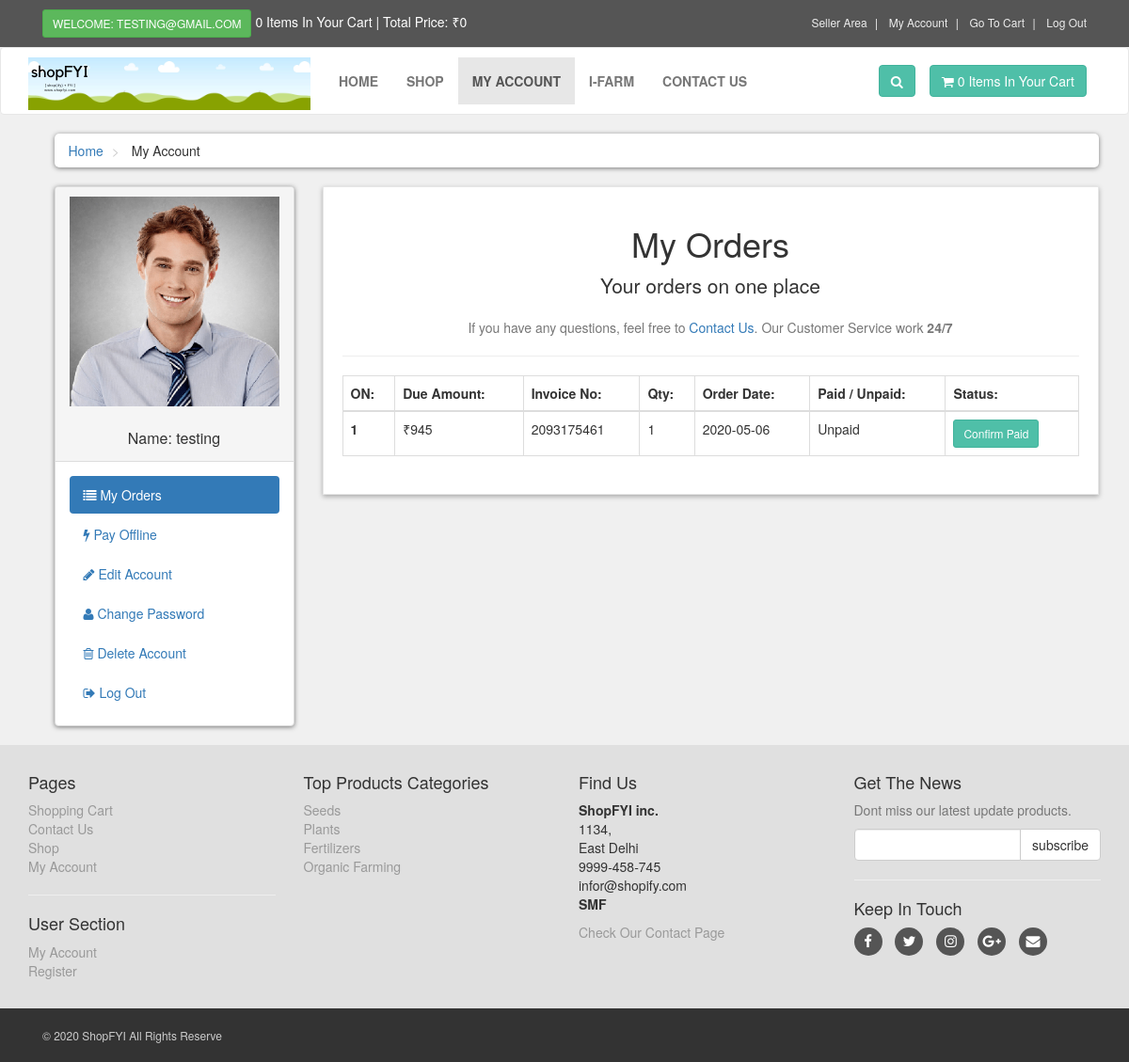
The app's page /customer/my_account.php?my_orders (signed in) with its own data.
### tables this page shows
CREATE TABLE `customers` (
  `customer_id` int(10) NOT NULL,
  `customer_name` varchar(255) NOT NULL,
  `customer_email` varchar(255) NOT NULL,
  `customer_pass` varchar(255) NOT NULL,
  `customer_country` text NOT NULL,
  `customer_city` text NOT NULL,
  `customer_contact` varchar(255) NOT NULL,
  `customer_address` text NOT NULL,
  `customer_image` text NOT NULL,
  `customer_ip` varchar(100) NOT NULL
);

CREATE TABLE `customer_orders` (
  `order_id` int(10) NOT NULL,
  `customer_id` int(10) NOT NULL,
  `due_amount` int(100) NOT NULL,
  `invoice_no` int(100) NOT NULL,
  `qty` int(10) NOT NULL,
  `order_date` date NOT NULL,
  `order_status` text NOT NULL,
  `s_email` varchar(100) NOT NULL
);

CREATE TABLE `product_categories` (
  `p_cat_id` int(10) NOT NULL,
  `p_cat_title` text NOT NULL,
  `p_cat_top` text NOT NULL,
  `p_cat_image` text NOT NULL
);

### customer/my_orders.php (the view)
<center>
    <h1> My Orders </h1>
    <p class="lead"> Your orders on one place</p>
    <p class="text-muted">
        If you have any questions, feel free to <a href="../contact.php">Contact Us</a>. Our Customer Service work <strong>24/7</strong>
    </p>
</center>
<hr>
<div class="table-responsive">
    <table class="table table-bordered table-hover">
        <thead>
            <tr>
                <th> ON: </th>
                <th> Due Amount: </th>
                <th> Invoice No: </th>
                <th> Qty: </th>
                <th> Order Date:</th>
                <th> Paid / Unpaid: </th>
                <th> Status: </th>
            </tr>
        </thead>
        <tbody>
           <?php
            $customer_session = $_SESSION['customer_email'];
            $get_customer = "select * from customers where customer_email='$customer_session'";
            $run_customer = mysqli_query($con,$get_customer);
            $row_customer = mysqli_fetch_array($run_customer);
            $customer_id = $row_customer['customer_id'];
            $get_orders = "select * from customer_orders where customer_id='$customer_id'";
            $run_orders = mysqli_query($con,$get_orders);
            $i = 0;
            while($row_orders = mysqli_fetch_array($run_orders)){
                $order_id = $row_orders['order_id'];
                $due_amount = $row_orders['due_amount'];
                $invoice_no = $row_orders['invoice_no'];
                $qty = $row_orders['qty'];
                $order_date = substr($row_orders['order_date'],0,11);
                $order_status = $row_orders['order_status'];
                $i++;
                if($order_status=='pending'){
                    $order_status = 'Unpaid';
                }else{
                    $order_status = 'Paid';
                }
            ?>
            <tr>
                <th> <?php echo $i; ?> </th>
                <td> ₹<?php echo $due_amount; ?> </td>
                <td> <?php echo $invoice_no; ?> </td>
                <td> <?php echo $qty; ?> </td>
                <td> <?php echo $order_date; ?> </td>
                <td> <?php echo $order_status; ?> </td>
                <td>
                    <a href="confirm.php?order_id=<?php echo $order_id; ?>" target="_blank" class="btn btn-primary btn-sm"> Confirm Paid </a>
                </td>
            </tr>
            <?php } ?>
        </tbody>
    </table>
</div>

### customer/includes/sidebar.php
<div class="panel panel-default sidebar-menu">
    <div class="panel-heading">
        <?php
        $customer_session = $_SESSION['customer_email'];
        $get_customer = "select * from customers where customer_email='$customer_session'";
        $run_customer = mysqli_query($con,$get_customer);
        $row_customer = mysqli_fetch_array($run_customer);
        $customer_image = $row_customer['customer_image'];
        $customer_name = $row_customer['customer_name'];
        if(!isset($_SESSION['customer_email'])){
        }else{
            echo "
                <center>
                    <img src='customer_images/$customer_image' class='img-responsive' >
                </center>
                <br/>
                <h3 class='panel-title' align='center'>
                    Name: $customer_name
                </h3>
            ";
        }
        ?>
    </div>
    <div class="panel-body">
        <ul class="nav-pills nav-stacked nav">
            <li class="<?php if(isset($_GET['my_orders'])){ echo "active"; } ?>">
                <a href="my_account.php?my_orders">
                    <i class="fa fa-list"></i> My Orders
                </a>
            </li>
            <li class="<?php if(isset($_GET['pay_offline'])){ echo "active"; } ?>">
                <a href="my_account.php?pay_offline">
                    <i class="fa fa-bolt"></i> Pay Offline
                </a>
            </li>
            <li class="<?php if(isset($_GET['edit_account'])){ echo "active"; } ?>">
                <a href="my_account.php?edit_account">
                    <i class="fa fa-pencil"></i> Edit Account
                </a>
            </li>
            <li class="<?php if(isset($_GET['change_pass'])){ echo "active"; } ?>">
                <a href="my_account.php?change_pass">
                    <i class="fa fa-user"></i> Change Password
                </a>
            </li>
            <li class="<?php if(isset($_GET['delete_account'])){ echo "active"; } ?>">
                <a href="my_account.php?delete_account">
                    <i class="fa fa-trash-o"></i> Delete Account
                </a>
            </li>
            <li>
                <a href="logout.php">
                    <i class="fa fa-sign-out"></i> Log Out
                </a>
            </li>
        </ul>
    </div>
</div>

### customer/includes/footer.php (shortened to what this page needs)
<div id="footer">
    <div class="container">
        <div class="row">
            <div class="col-sm-6 col-md-3">
               <h4>Pages</h4>
                <ul>
                    <li><a href="cart.php">Shopping Cart</a></li>
                    <li><a href="contact.php">Contact Us</a></li>
                    <li><a href="shop.php">Shop</a></li>
                    <li><a href="customer/my_account.php">My Account</a></li>
                </ul>
                <hr>
                <h4>User Section</h4>
                <ul>
                           <?php
                           if(!isset($_SESSION['customer_email'])){
                               echo"<a href='checkout.php'>Login</a>";
                           }else{
                              echo"<a href='customer/my_account.php?my_orders'>My Account</a>";
                           }
                           ?>
                    <li><a href="customer_register.php">Register</a></li>
                </ul>
            </div>
            <div class="com-sm-6 col-md-3">
                <h4>Top Products Categories</h4>
                <ul>
                    <?php
                        $get_p_cats = "select * from product_categories";
                        $run_p_cats = mysqli_query($con,$get_p_cats);
                        while($row_p_cats=mysqli_fetch_array($run_p_cats)){
                            $p_cat_id = $row_p_cats['p_cat_id'];
                            $p_cat_title = $row_p_cats['p_cat_title'];
                            echo "
                                <li>
                                    <a href='shop.php?p_cat=$p_cat_id'>
                                        $p_cat_title
                                    </a>
                                </li>
                            ";
                        }
                    ?>
                </ul>
            </div>
            <div class="col-sm-6 col-md-3">
                <h4>Find Us</h4>
                <p>
                    <strong>ShopFYI inc.</strong>
                    <br/>1134,
                    <br/>East Delhi
                    <br/>9999-458-745
                    <br/>infor@shopify.com
                    <br/><strong>SMF</strong>
                </p>
                <a href="../contact.php">Check Our Contact Page</a>
            </div>
            <div class="col-sm-6 col-md-3">
                <h4>Get The News</h4>
                <p class="text-muted">
                    Dont miss our latest update products.
                </p>
                <form action="https://feedburner.google.com/fb/a/mailverify" method="post" target="popupwindow" onsubmit="window.open('https://feedburner.google.com/fb/a/mailverify?uri=M-devMedia', 'popupwindow', 'scrollbars=yes,width=550,height=520');return true" method="post">
                    <div class="input-group">
                        <input type="text" class="form-control" name="email">
                        <span class="input-group-btn">
                            <input type="submit" value="subscribe" class="btn btn-default">
                        </span>
                    </div>
                </form>
                <hr>
                <h4>Keep In Touch</h4>
                <p class="social">
                    <a href="#" class="fa fa-facebook"></a>
                    <a href="#" class="fa fa-twitter"></a>
                    <a href="#" class="fa fa-instagram"></a>
                    <a href="#" class="fa fa-google-plus"></a>
                    <a href="#" class="fa fa-envelope"></a>
                </p>
            </div>
        </div>
    </div>
</div>
<div id="copyright">
    <div class="container">
        <div class="col-md-6">
            <p class="pull-left">&copy; 2020 ShopFYI All Rights Reserve</p>
        </div>
    </div>
</div>

### customer/styles/style.css (style rules this page uses)
body { font-size: 14px; line-height: 1.42857143; color: #333333; background: #f0f0f0; overflow-x: hidden; }
.btn-primary { color: rgb(255, 255, 255); background: rgb(79, 191, 168); border-color: rgb(65, 179, 156); }
#content .panel.sidebar-menu { box-sizing: border-box; box-shadow: 0px 1px 5px rgba(0, 0, 0, .5); }
#content .panel.sidebar-menu h3 { padding: 5px 0px; margin: 0px; }
#footer { background: #e0e0e0; padding: 20px 0; }
#footer a { color: #999999; padding: 0; text-decoration: none; }
#footer ul { list-style: none; padding-left: 0px; }
#footer .social { text-align: left; }
#footer .social a { margin: 0px 10px 0px 0px; display: inline-block; color: #ffffff; width: 30px; height: 30px; border-radius: 15px; line-height: 30px; font-size: 15px; text-align: center; vertical-align: bottom; background: #555555; text-decoration: none; }
#copyright { background: #333333; color: #cccccc; padding: 20px 0px; font-size: 12px; }
#copyright p { margin: 0px; }

### records on screen
customers: customer_image (picture), customer_name "testing"
customer_orders: due_amount "945", invoice_no "2093175461", qty "1", order_date "2020-05-06", order_status "Unpaid"
product_categories: p_cat_title "Seeds"
product_categories: p_cat_title "Plants"
product_categories: p_cat_title "Fertilizers"
product_categories: p_cat_title "Organic Farming"

### other values on screen
$_SESSION['customer_email'] "TESTING@GMAIL.COM"
$count_items "0 0"
$total "0"
